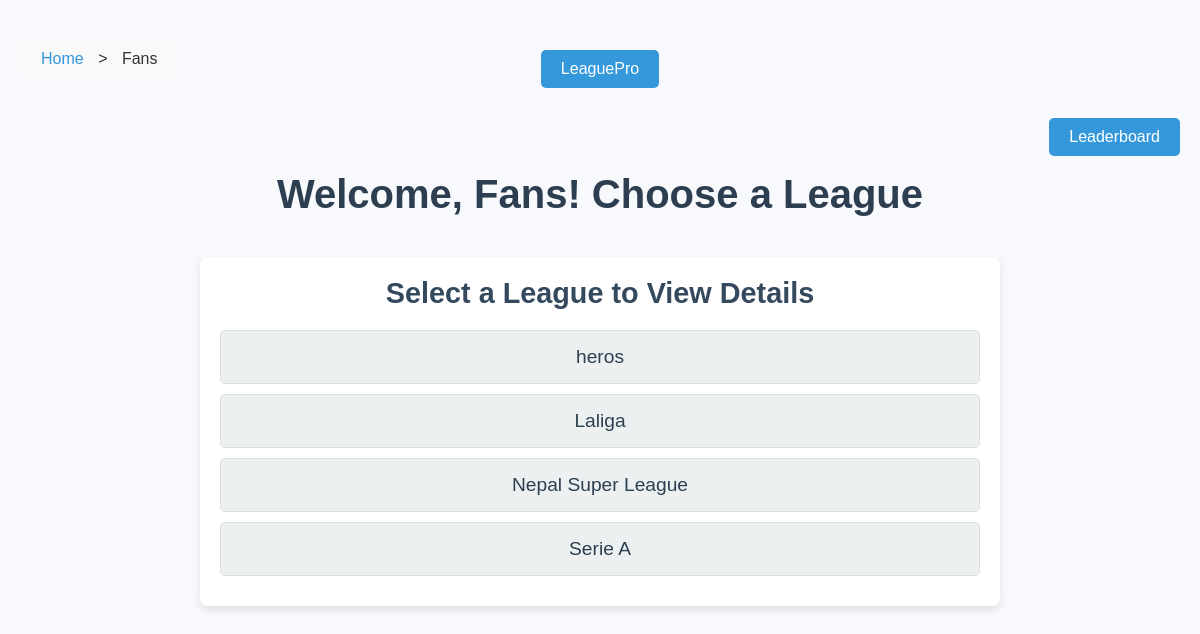
Page /pages/fans.php on the earlier database version.
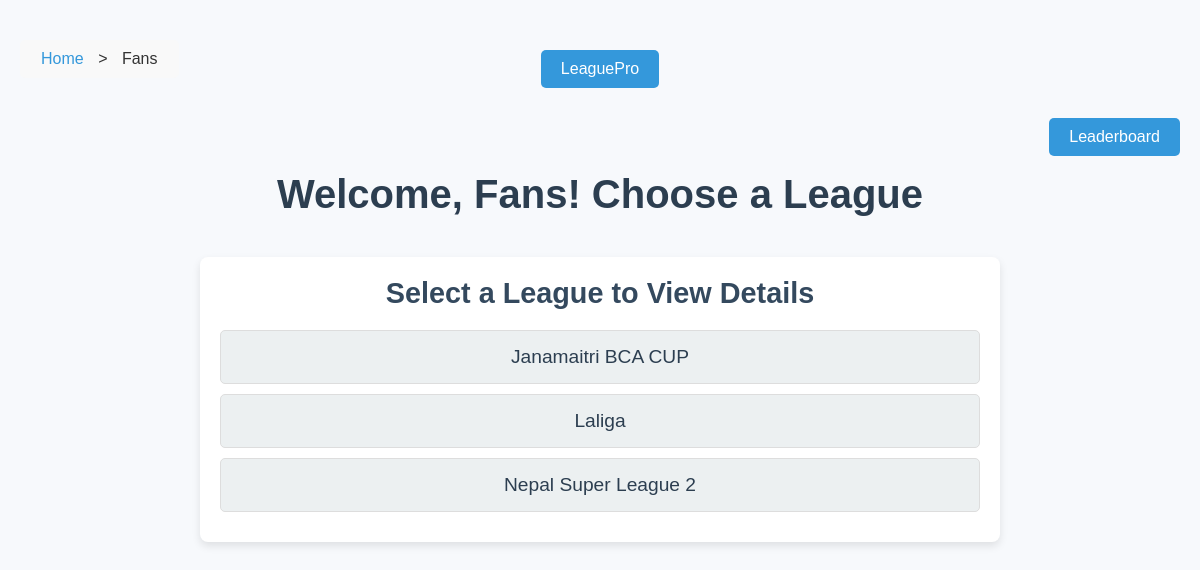
Same page on the later database version.
### tables this page shows
CREATE TABLE `league` (
  `league_id` int(11) NOT NULL,
  `league_name` varchar(100) DEFAULT NULL,
  `userId` int(11) NOT NULL,
  `start_date` int(11) DEFAULT NULL,
  `end_date` int(11) DEFAULT NULL,
  `season` int(100) DEFAULT NULL,
  `status` varchar(20) DEFAULT 'pending',
  `duration` int(11) NOT NULL,
  `max_teams` int(11) NOT NULL,
  `location` varchar(50) DEFAULT NULL
);

### pages/fans.php (the view, shortened to what this page needs)
<?php
$host = "localhost";
$user = "root";
$password = "";
$dbname = "leaguedb";
$conn = new mysqli($host, $user, $password, $dbname);
$leagues = [];
$leagueQuery = "SELECT league_id, League_name FROM league";
$result = $conn->query($leagueQuery);
if ($result->num_rows > 0) {
    while ($row = $result->fetch_assoc()) {
        $leagues[] = $row;
    }
} else {
    echo "No leagues found.";
}
?>
<!DOCTYPE html>
<html lang="en">
<head>
    <link rel="stylesheet" href="../assests/css/fanStyle.css">
</head>
<body>
<div class="button-container-3">
    <button onclick="window.location.href='index.php'">LeaguePro</button>
</div>
<header>
    <div class="button-group">
        <a href="view_leaderboard.php" class="btn">Leaderboard</a>
    </div>
    <h1>Welcome, Fans! Choose a League</h1>
</header>
<div class="breadcrumb">
    <a href="index.php">Home</a> <span>&gt;</span>
    <span>Fans</span>
</div>
<div class="container">
    <h2>Select a League to View Details</h2>
    <ul>
        <?php foreach ($leagues as $league): ?>
            <li>
                <a href="view_league.php?league_id=<?php echo urlencode($league['league_id']); ?>">
                    <?php echo htmlspecialchars($league['League_name']); ?>
                </a>
            </li>
        <?php endforeach; ?>
    </ul>
</div>
</body>
</html>

Differences in the rows shown:
removed league: league_name "heros"
removed league: league_name "Nepal Super League"
removed league: league_name "Serie A"
added league: league_name "Janamaitri BCA CUP"
added league: league_name "Nepal Super League 2"
